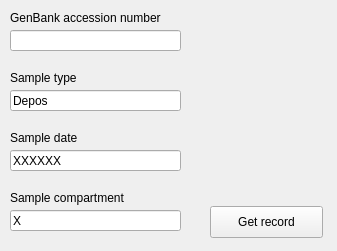
<?xml version="1.0" encoding="UTF-8"?>
<ui version="4.0">
 <class>Form</class>
 <widget class="QWidget" name="Form">
  <property name="geometry">
   <rect>
    <x>0</x>
    <y>0</y>
    <width>337</width>
    <height>251</height>
   </rect>
  </property>
  <property name="windowTitle">
   <string>Import from NCBI</string>
  </property>
  <widget class="QLineEdit" name="accessionNumber_lineEdit">
   <property name="geometry">
    <rect>
     <x>10</x>
     <y>30</y>
     <width>171</width>
     <height>21</height>
    </rect>
   </property>
  </widget>
  <widget class="QLabel" name="label">
   <property name="geometry">
    <rect>
     <x>10</x>
     <y>10</y>
     <width>181</width>
     <height>16</height>
    </rect>
   </property>
   <property name="text">
    <string>GenBank accession number</string>
   </property>
  </widget>
  <widget class="QLineEdit" name="sampleDate_lineEdit">
   <property name="geometry">
    <rect>
     <x>10</x>
     <y>150</y>
     <width>171</width>
     <height>21</height>
    </rect>
   </property>
   <property name="text">
    <string>XXXXXX</string>
   </property>
  </widget>
  <widget class="QLabel" name="label_2">
   <property name="geometry">
    <rect>
     <x>10</x>
     <y>130</y>
     <width>181</width>
     <height>16</height>
    </rect>
   </property>
   <property name="text">
    <string>Sample date</string>
   </property>
  </widget>
  <widget class="QLineEdit" name="compartment_lineEdit">
   <property name="geometry">
    <rect>
     <x>10</x>
     <y>210</y>
     <width>171</width>
     <height>21</height>
    </rect>
   </property>
   <property name="text">
    <string>X</string>
   </property>
  </widget>
  <widget class="QLabel" name="label_3">
   <property name="geometry">
    <rect>
     <x>10</x>
     <y>190</y>
     <width>181</width>
     <height>16</height>
    </rect>
   </property>
   <property name="text">
    <string>Sample compartment</string>
   </property>
  </widget>
  <widget class="QLineEdit" name="sampleType_lineEdit">
   <property name="geometry">
    <rect>
     <x>10</x>
     <y>90</y>
     <width>171</width>
     <height>21</height>
    </rect>
   </property>
   <property name="text">
    <string>Depos</string>
   </property>
  </widget>
  <widget class="QLabel" name="label_4">
   <property name="geometry">
    <rect>
     <x>10</x>
     <y>70</y>
     <width>181</width>
     <height>16</height>
    </rect>
   </property>
   <property name="text">
    <string>Sample type</string>
   </property>
  </widget>
  <widget class="QPushButton" name="pushButton">
   <property name="geometry">
    <rect>
     <x>210</x>
     <y>206</y>
     <width>113</width>
     <height>32</height>
    </rect>
   </property>
   <property name="text">
    <string>Get record</string>
   </property>
  </widget>
 </widget>
 <resources/>
 <connections/>
</ui>
